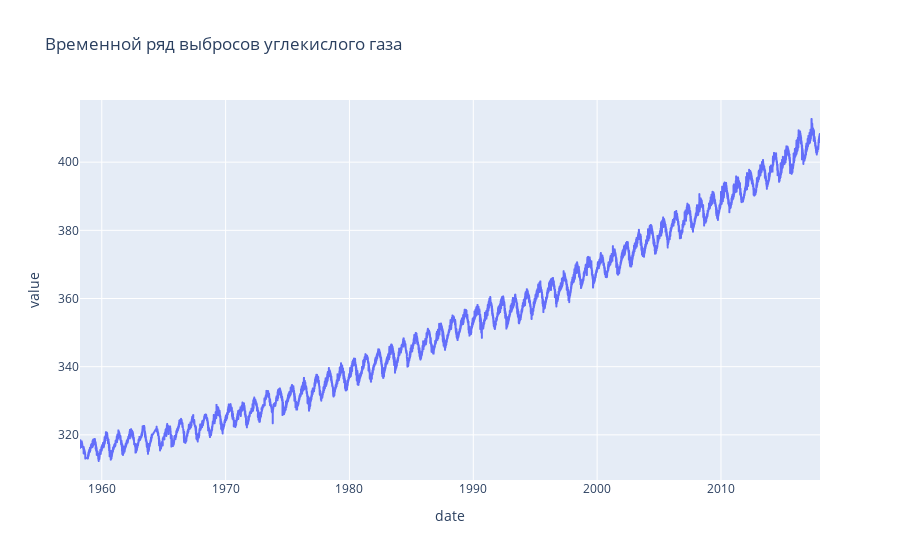

Here is the notebook cell this chart was saved with:
### Markdown cell above
<b>2. Визуализировать данные при помощи Matplotlib и Plotly. Посмотреть есть ли какая-нибудь зависимость в наборе данных.

### Code cell
fig = px.line(data_frame=df, x='date', y='value', title='Временной ряд выбросов углекислого газа')
fig.show()

### Figure 1 — Plotly figure (JSON) as saved in the notebook; plotly's stock layout.template omitted (floating-point values rounded to 4 significant figures; data arrays with more than 128 entries replaced by an {"elided": "..."} marker saying what was removed)
{"data": [{"hovertemplate": "date=%{x}<br>value=%{y}<extra></extra>", "legendgroup": "", "line": {"color": "#636efa", "dash": "solid"}, "marker": {"symbol": "circle"}, "mode": "lines", "name": "", "showlegend": false, "type": "scattergl", "x": {"elided": "18764 str values"}, "xaxis": "x", "y": {"elided": "18764 float values"}, "yaxis": "y"}], "layout": {"legend": {"tracegroupgap": 0}, "title": {"text": "Временной ряд выбросов углекислого газа"}, "xaxis": {"anchor": "y", "domain": [0, 1], "title": {"text": "date"}}, "yaxis": {"anchor": "x", "domain": [0, 1], "title": {"text": "value"}}}}
